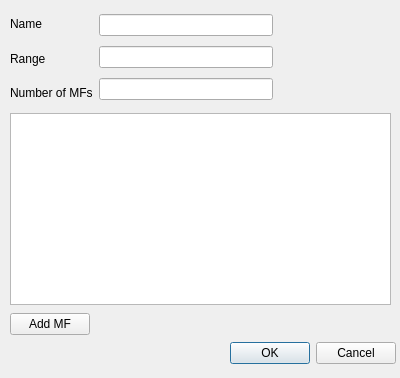
<?xml version="1.0" encoding="UTF-8"?>
<ui version="4.0">
 <class>inputDialog</class>
 <widget class="QDialog" name="inputDialog">
  <property name="geometry">
   <rect>
    <x>0</x>
    <y>0</y>
    <width>400</width>
    <height>378</height>
   </rect>
  </property>
  <property name="windowTitle">
   <string>Dialog</string>
  </property>
  <widget class="QTableWidget" name="inMFtable">
   <property name="geometry">
    <rect>
     <x>10</x>
     <y>113</y>
     <width>381</width>
     <height>192</height>
    </rect>
   </property>
  </widget>
  <widget class="QDialogButtonBox" name="buttonBox">
   <property name="geometry">
    <rect>
     <x>220</x>
     <y>340</y>
     <width>176</width>
     <height>27</height>
    </rect>
   </property>
   <property name="standardButtons">
    <set>QDialogButtonBox::Cancel|QDialogButtonBox::Ok</set>
   </property>
  </widget>
  <widget class="QWidget" name="">
   <property name="geometry">
    <rect>
     <x>10</x>
     <y>10</y>
     <width>263</width>
     <height>97</height>
    </rect>
   </property>
   <layout class="QHBoxLayout" name="horizontalLayout">
    <item>
     <layout class="QVBoxLayout" name="verticalLayout_2">
      <item>
       <widget class="QLabel" name="label">
        <property name="text">
         <string>Name</string>
        </property>
       </widget>
      </item>
      <item>
       <widget class="QLabel" name="label_2">
        <property name="text">
         <string>Range</string>
        </property>
       </widget>
      </item>
      <item>
       <widget class="QLabel" name="label_3">
        <property name="text">
         <string>Number of MFs</string>
        </property>
       </widget>
      </item>
     </layout>
    </item>
    <item>
     <layout class="QVBoxLayout" name="verticalLayout">
      <item>
       <widget class="QLineEdit" name="inname"/>
      </item>
      <item>
       <widget class="QLineEdit" name="inrange"/>
      </item>
      <item>
       <widget class="QLineEdit" name="numMFs"/>
      </item>
     </layout>
    </item>
   </layout>
  </widget>
  <widget class="QWidget" name="">
   <property name="geometry">
    <rect>
     <x>10</x>
     <y>310</y>
     <width>381</width>
     <height>29</height>
    </rect>
   </property>
   <layout class="QHBoxLayout" name="horizontalLayout_2">
    <item>
     <widget class="QPushButton" name="addMF">
      <property name="text">
       <string>Add MF</string>
      </property>
     </widget>
    </item>
    <item>
     <spacer name="horizontalSpacer">
      <property name="orientation">
       <enum>Qt::Horizontal</enum>
      </property>
      <property name="sizeHint" stdset="0">
       <size>
        <width>40</width>
        <height>20</height>
       </size>
      </property>
     </spacer>
    </item>
   </layout>
  </widget>
 </widget>
 <resources/>
 <connections/>
</ui>
